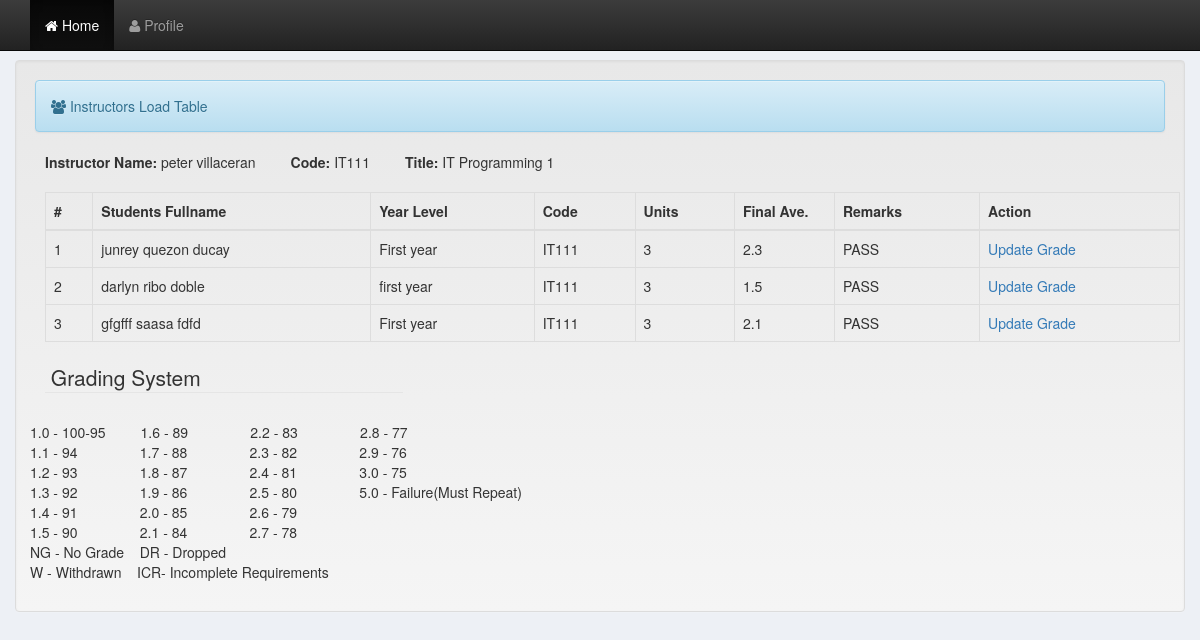
The page /instructor/load.php?subject_id=17 (signed in) on the database its author committed.
### tables this page shows
CREATE TABLE `instructor` (
  `instructor_id` int(11) NOT NULL,
  `fullname` varchar(35) NOT NULL,
  `username` varchar(35) NOT NULL,
  `password` varchar(35) NOT NULL
);

CREATE TABLE `subject` (
  `subject_id` int(11) NOT NULL,
  `code` varchar(35) NOT NULL,
  `title` varchar(35) NOT NULL,
  `unit` varchar(35) NOT NULL,
  `year` varchar(35) NOT NULL,
  `semester` varchar(35) NOT NULL,
  `pre_requisite` varchar(35) NOT NULL,
  `course_id` int(11) NOT NULL,
  `instructor_id` int(11) NOT NULL
);

CREATE TABLE `enrollment` (
  `student_id` int(11) NOT NULL,
  `student_no` varchar(50) NOT NULL,
  `inquiry_id` int(11) NOT NULL,
  `firstname` varchar(255) NOT NULL,
  `middlename` varchar(255) NOT NULL,
  `lastname` varchar(255) NOT NULL,
  `email` varchar(35) NOT NULL,
  `gender` varchar(10) NOT NULL,
  `age` int(30) NOT NULL,
  `civilstatus` varchar(35) NOT NULL,
  `nationality` varchar(35) NOT NULL,
  `religion` varchar(35) NOT NULL,
  `birthplace` varchar(35) NOT NULL,
  `birthday` date NOT NULL,
  `address` varchar(35) NOT NULL,
  `contact` varchar(35) NOT NULL,
  `status` varchar(35) NOT NULL,
  `course` varchar(35) NOT NULL,
  `schoolyear` varchar(35) NOT NULL,
  `year_level` varchar(35) NOT NULL,
  `semester` varchar(35) NOT NULL
);

CREATE TABLE `grades` (
  `grade_id` int(11) NOT NULL,
  `student_id` int(11) NOT NULL,
  `subject_id` int(11) NOT NULL,
  `gen_ave` varchar(35) NOT NULL,
  `year_level` varchar(35) NOT NULL,
  `semester` varchar(35) NOT NULL,
  `remarks` varchar(35) NOT NULL,
  `unit` int(11) NOT NULL
);

### instructor/load.php (the view, shortened to what this page needs)
<?php include('../config/db.php');
include('include/navbar.php');
include('include/edit_profile.php');
?>
<!DOCTYPE html PUBLIC "-//W3C//DTD XHTML 1.0 Transitional//EN" "http://www.w3.org/TR/xhtml1/DTD/xhtml1-transitional.dtd">
<html xmlns="http://www.w3.org/1999/xhtml">
<head>
</head>
<?php $get_id = $_GET['subject_id'];?>
<body class="container-fluid">
<br>
<div class="well">
<div class="alert alert-info"><i class="fa fa-users"></i>&nbsp;Instructors Load Table</div>
<?php
        $subject_query=mysql_query("select * from subject where subject_id = '$get_id'")
        or die(mysql_error());
            $row = mysql_fetch_array($subject_query);
        $instructor_query=mysql_query("select * from instructor where instructor_id='$session_id'")or die(mysql_error());
        $row1=mysql_fetch_array($instructor_query);
           ?>
			<div class="row" style="margin-left:10px;">
            <span><strong>Instructor Name:</strong>&nbsp;<?php echo $row1['fullname']; ?>&nbsp;&nbsp;&nbsp;&nbsp;&nbsp;&nbsp;&nbsp;&nbsp;</span>
				<span><strong>Code:</strong>&nbsp;<?php echo $row['code']; ?>&nbsp;&nbsp;&nbsp;&nbsp;&nbsp;&nbsp;&nbsp;&nbsp;</span>
            <span><strong>Title:</strong>&nbsp;<?php echo $row['title']; ?>&nbsp;&nbsp;&nbsp;&nbsp;&nbsp;&nbsp;&nbsp;&nbsp;</span>
<table class="table table-bordered">
<thead>
        <tr>
            <br><br>
            <th style="font-size: 14px;">#</th>
            <th style="font-size: 14px;">Students Fullname</th>
            <th style="font-size: 14px;">Year Level</th>
            <th style="font-size: 14px;">Code</th>
            <th style="font-size: 14px;">Units</th>
            <th style="font-size: 14px;">Final Ave.</th>
            <th style="font-size: 14px;">Remarks</th>
            <th style="font-size: 14px;">Action</th>
        </tr>
        </thead>
<?php
        $a = 0;
        $query = mysql_query("select * from grades where subject_id = '$get_id'") or die(mysql_error());
        while ($instructor = mysql_fetch_array($query)) {
            $a++;
            $id=$instructor['grade_id'];
            $subject_id = $instructor['subject_id'];
            $student_id=$instructor['student_id'];
            $student_query=mysql_query("select * from enrollment where student_id='$student_id'")or die(mysql_error());
                            while($student=mysql_fetch_array($student_query)){
            $subject_query = mysql_query("select * from subject where subject_id = '$subject_id'")or die(mysql_error());
							while($subject_row=mysql_fetch_array($subject_query)){
									?>
            <tr>
                <td style="font-size: 14px;"><?php echo $a; ?></td>
                <td style="font-size: 14px;"><?php echo $student['firstname'] . " " . $student['middlename'] . " " . $student['lastname']; ?></td>
                <td style="font-size: 14px;"><?php echo $student['year_level'];?></td>
                <td style="font-size: 14px;"><?php echo $subject_row['code']; ?></td>
                <td style="font-size: 14px;"><?php echo $subject_row['unit']; ?></td>
                <td width="100"><?php echo $instructor['gen_ave'];?></td>
                <td style="font-size: 14px;"><?php echo $instructor['remarks'];?> </td>
                <td style="font-size: 14px;"><a href="#add_grade<?php echo $id; ?>" id="<?php echo $id;?>" data-toggle="modal" title="Update" style="text-decoration: none;" >Update Grade</a>
                                    </td>
  </tr>
  <?php
       } } }
        ?>
  </table>
  <?php include_once('include/grading_system.php');?>
</div>
</body>
</html>

### instructor/include/navbar.php (style rules this page uses)
body { background:#edf0f5 ; }

### rows shown on the page
instructor: fullname "peter villaceran"
subject: code "IT111", title "IT Programming 1", unit "3"
grades: gen_ave "2.3", remarks "PASS"
enrollment: firstname "junrey", middlename "quezon", lastname "ducay", year_level "First year"
grades: gen_ave "1.5", remarks "PASS"
enrollment: firstname "darlyn", middlename "ribo", lastname "doble", year_level "first year"
grades: gen_ave "2.1", remarks "PASS"
enrollment: firstname "gfgfff", middlename "saasa", lastname "fdfd", year_level "First year"
